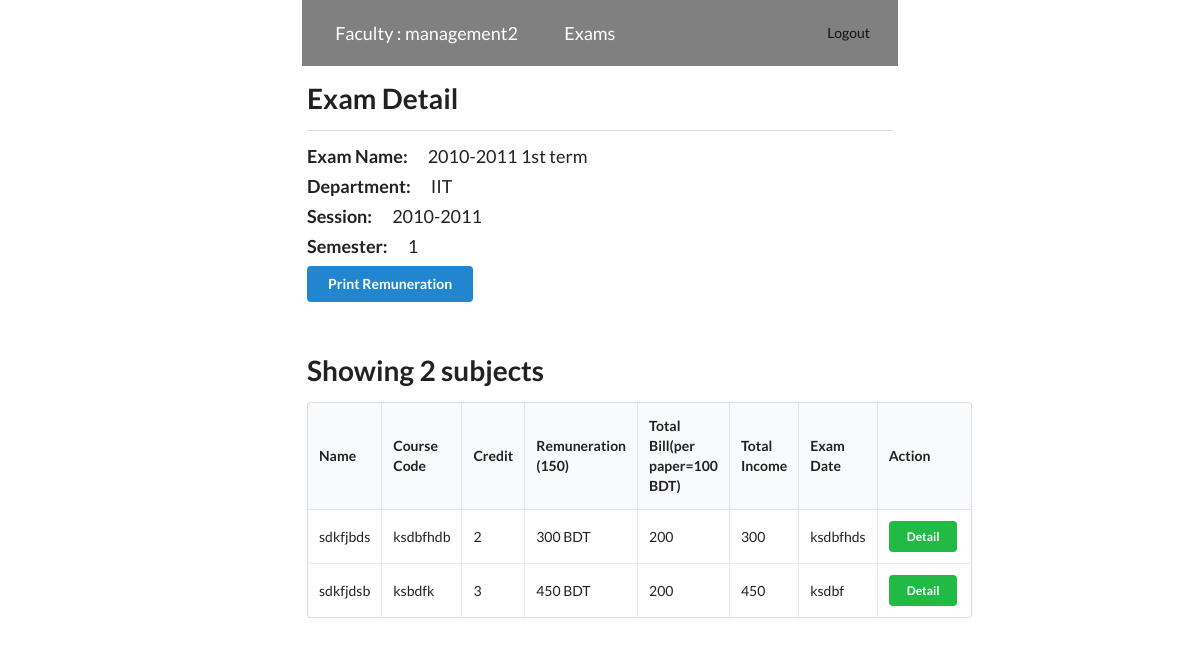
The page /faculty/exams/exam_detail.php?examid=4 (signed in) on the database its author committed.
### tables this page shows
CREATE TABLE `exam` (
  `id` int(11) NOT NULL,
  `department` varchar(100) NOT NULL,
  `session` varchar(100) NOT NULL,
  `semister` varchar(100) NOT NULL,
  `name` varchar(150) NOT NULL,
  `management` int(11) DEFAULT NULL
);

CREATE TABLE `settings` (
  `id` int(11) NOT NULL,
  `remuneration` int(11) DEFAULT NULL
);

CREATE TABLE `exam_subject` (
  `id` int(11) NOT NULL,
  `name` varchar(150) NOT NULL,
  `code` varchar(50) NOT NULL,
  `credit` int(11) NOT NULL,
  `exam_date` varchar(50) NOT NULL,
  `management` int(11) DEFAULT NULL,
  `exam` int(11) DEFAULT NULL
);

### faculty/exams/exam_detail.php (the view, shortened to what this page needs)
<?php
	include_once("../../header.php");
?>
    <link rel="stylesheet" type="text/css" href="/exam/css/admin/index.css" />
</head>
<body>
	<?php
		include_once("../../grid.php");
	?>
    <?php
        $examid = $_GET['examid'];
        $query=mysqli_query($conn, "SELECT * FROM exam WHERE id = '$examid'");
        $row=mysqli_fetch_array($query);
    ?>
    <div class="">
        <h1 class="ppp">Exam Detail</h1>
        <div class="ui divider ppp"></div>
        <div class="single-row">
            <div class="label">Exam Name: </div>
            <div class="value"><?php echo $row["name"]; ?></div>
        </div>
        <div class="single-row">
            <div class="label">Department: </div>
            <div class="value"><?php echo $row["department"]; ?></div>
        </div>
        <div class="single-row">
            <div class="label">Session: </div>
            <div class="value"><?php echo $row["session"]; ?></div>
        </div>
        <div class="single-row">
            <div class="label">Semester: </div>
            <div class="value"><?php echo $row["semister"]; ?></div>
        </div>
        <div class="single-row ppp">
            <button type="button" class="ui blue button" onclick="window.print();return false;">Print Remuneration</button>
        </div>
    </div>
    <?php
        $s_query = "SELECT * FROM exam_subject WHERE exam='$examid' ORDER BY id desc";
        $s_result = $conn->query($s_query);
        $s_row_count = $s_result->num_rows;
    ?>
    <?php
        $query_s=mysqli_query($conn, "SELECT * FROM settings WHERE id = 1");
        $row_s=mysqli_fetch_array($query_s);
        $db_remuneration = $row_s["remuneration"];
    ?>
    <?php
        if($s_row_count > 0){
    ?>
        <div class="user-label ppp" style="margin-top: 50px;">
            <h1>Showing <?php echo $s_row_count; ?> subjects</h1>
        </div>
        <table class="ui celled table">
            <thead>
                <tr>
                    <th>Name</th>
                    <th>Course Code</th>
                    <th>Credit</th>
                    <th>Remuneration (<?php echo $db_remuneration; ?>)</th>
                    <th>Total Bill(per paper=100 BDT)</th>
                    <th>Total Income</th>
                    <th>Exam Date</th>
                    <th class="ppp">Action</th>
                </tr>
            </thead>
            <tbody>
                <?php
                    foreach($s_result as $row) {
                ?>
                    <tr>
                        <td data-label="Name"><?php echo $row["name"]; ?></td>
                        <td data-label="Age"><?php echo $row["code"]; ?></td>
                        <td data-label="Name"><?php echo $row["credit"]; ?></td>
                        <td data-label="Name"><?php echo $row["credit"] * $db_remuneration; ?> BDT</td>
                        <td data-label="Name">
                           <?php
                          $subject_name=$row["id"];
                          $query_s=mysqli_query($conn, "SELECT COUNT(student) from student_subject_relation WHERE subject='$subject_name'");
                          $row_s=mysqli_fetch_array($query_s);
                          $total = $row_s[0];
                          $result=$total*100;
                          echo "" . $result;
                           ?>
                        </td>
                        <td data-label="Name">
                        <?php
                        $query_s=mysqli_query($conn, "SELECT COUNT(student) from student_subject_relation WHERE subject=17");
                        $row_s=mysqli_fetch_array($query_s);
                        $total = $row_s[0];
                        $result=$total*100;
                       $income=$row["credit"] * $db_remuneration;
                        $total=$result+$income;
                        echo $total;
                        ?>
                        </td>
                        <td data-label="Name"><?php echo $row["exam_date"]; ?></td>
                        <td data-label="Name" class="ppp">
                            <a href="./subject_detail.php?subjectid=<?php echo $row["id"]; ?>" class="ui positive tiny button">Detail</a>
                        </td>
                    </tr>
                <?php
                    }
                ?>
            </tbody>
        </table>
    <?php
        }
    ?>
	<?php
		include_once("../../footer.php");
	?>

### exam/css/admin/index.css (style rules this page uses)
.user-label { display: flex; justify-content: space-between; }
.single-row { display: flex; flex-direction: row; gap: 20px; margin-bottom: 10px; }
.label { font-size: 18px; font-weight: 600; }
.value { font-size: 18px; font-weight: 400; }

### rows shown on the page
exam: name "2010-2011 1st term", department "IIT", session "2010-2011", semister "1"
settings: remuneration "150"
exam_subject: name "sdkfjbds", code "ksdbfhdb", credit "2", $row['credit']*$db_remuneration "300", result "200", total "300", exam_date "ksdbfhds"
exam_subject: name "sdkfjdsb", code "ksbdfk", credit "3", $row['credit']*$db_remuneration "450", result "200", total "450", exam_date "ksdbf"

### other values the page prints
$username "management2"
$s_row_count "2"
